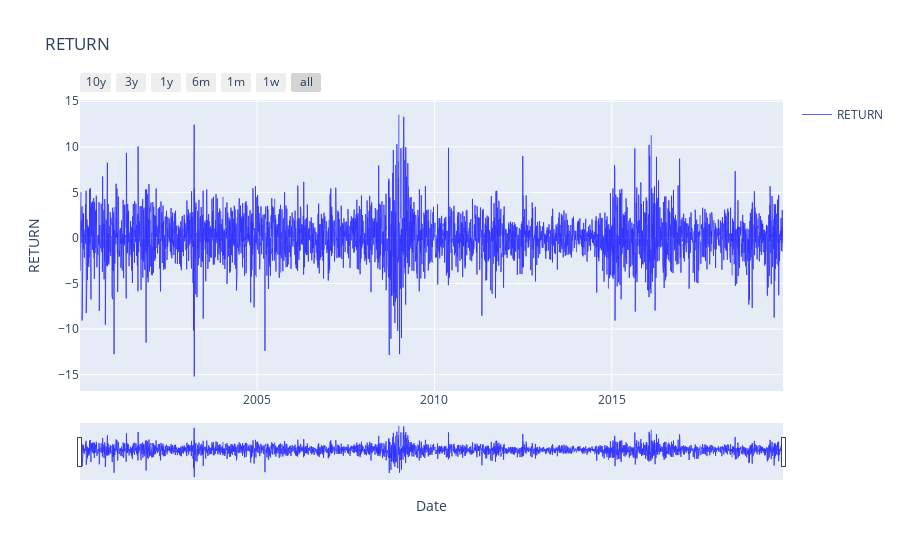

The notebook cell saved with this chart:
### Markdown cell above
## Exploration Purpose

### Code cell
# plot_ts(["DCOILWTICO", "DELTA"])
plot_ts(["RETURN"])

### Figure 1 — Plotly figure (JSON) as saved in the notebook; plotly's stock layout.template omitted (floating-point values rounded to 4 significant figures; data arrays with more than 128 entries replaced by an {"elided": "..."} marker saying what was removed)
{"data": [{"line": {"color": "blue", "width": 0.8}, "name": "RETURN", "opacity": 0.8, "text": {"elided": "5173 str values"}, "type": "scatter", "x": {"elided": "5173 str values"}, "y": {"elided": "5173 float values"}}], "layout": {"showlegend": true, "title": {"text": "RETURN"}, "xaxis": {"rangeselector": {"buttons": [{"count": 10, "label": "10y", "step": "year", "stepmode": "backward"}, {"count": 3, "label": "3y", "step": "year", "stepmode": "backward"}, {"count": 1, "label": "1y", "step": "year", "stepmode": "backward"}, {"count": 6, "label": "6m", "step": "month", "stepmode": "backward"}, {"count": 1, "label": "1m", "step": "month", "stepmode": "backward"}, {"count": 7, "label": "1w", "step": "day", "stepmode": "todate"}, {"step": "all"}]}, "rangeslider": {"visible": true}, "title": {"text": "Date"}, "type": "date"}, "yaxis": {"title": {"text": "RETURN"}}}}
